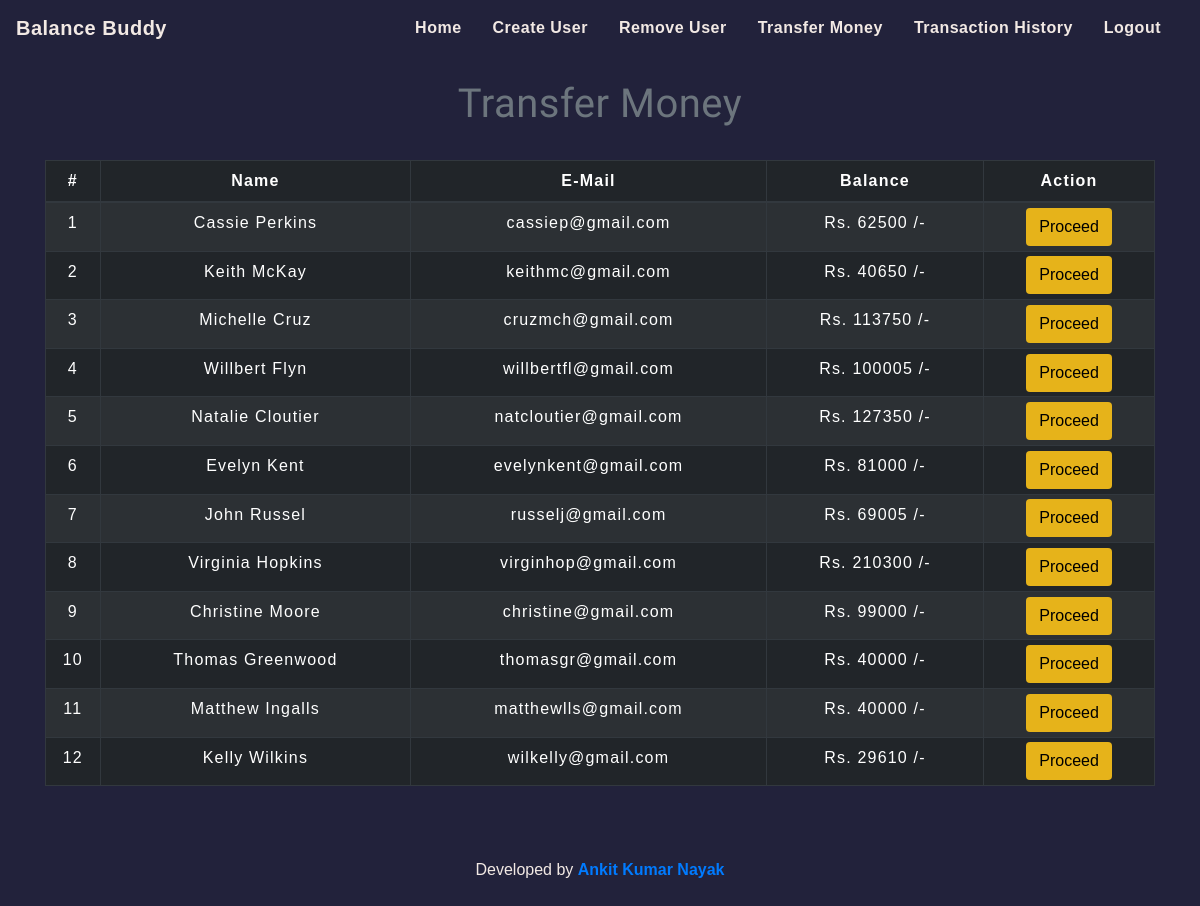
Before: /transfermoney.php with the older database file.
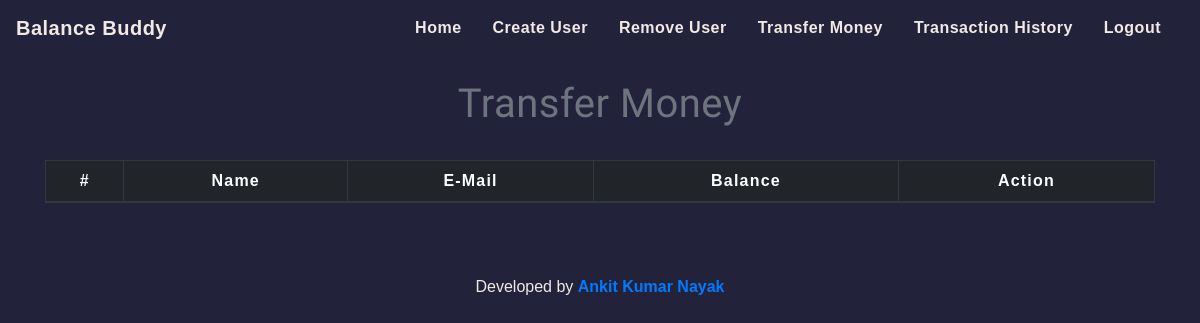
After: the same page with the newer database file.
### tables this page shows
CREATE TABLE `users` (
  `id` int(3) NOT NULL,
  `username` text NOT NULL,
  `email` varchar(30) NOT NULL,
  `password` varchar(155) NOT NULL,
  `pin` int(4) NOT NULL,
  `balance` int(8) DEFAULT 0
);

### transfermoney.php (the view, shortened to what this page needs)
<!DOCTYPE html>
<html lang="en">
<head>
    <link rel="stylesheet" href="https://maxcdn.bootstrapcdn.com/bootstrap/4.0.0/css/bootstrap.min.css"
>
    <link rel="stylesheet" type="text/css" href="css/table.css">
    <link rel="stylesheet" type="text/css" href="css/navbar.css">
</head>
<body>
    <?php
    include 'config.php';
    $sql = "SELECT * FROM users";
    $result = mysqli_query($conn, $sql);
    ?>
    <?php
    include 'navbar.php';
    ?>
    <div class="container">
        <h2 class="text-center pt-4" style="color : #6c757d;">Transfer Money</h2>
        <br>
        <div class="row">
            <div class="col">
                <div class="table-responsive-sm">
                    <table class="table table-hover table-sm table-striped table-condensed table-bordered table-dark"
                        style="border-color:white;">
                        <thead style="color : white;">
                            <tr>
                                <th scope="col" class="text-center py-2">#</th>
                                <th scope="col" class="text-center py-2">Name</th>
                                <th scope="col" class="text-center py-2">E-Mail</th>
                                <th scope="col" class="text-center py-2">Balance</th>
                                <th scope="col" class="text-center py-2">Action</th>
                            </tr>
                        </thead>
                        <tbody>
                            <?php
                            $cnt = 1;
                            while ($rows = mysqli_fetch_assoc($result)) {
                                ?>
                                <tr style="color : white;">
                                    <td class="py-2">
                                        <?php echo $cnt;
                                        ; ?>
                                    </td>
                                    <td class="py-2">
                                        <?php echo $rows['name'] ?>
                                    </td>
                                    <td class="py-2">
                                        <?php echo $rows['email'] ?>
                                    </td>
                                    <td class="py-2">Rs.
                                        <?php echo $rows['balance'] ?> /-
                                    </td>
                                    <td><a href="selecteduserdetail.php?id= <?php echo $rows['id']; ?>"> <button
                                                type="button" class="btn" style="background-color : #e6b31a;"
                                                style="border-radius:0%;">Proceed</button></a></td>
                                </tr>
                                <?php
                                $cnt = $cnt + 1;
                            }
                            ?>
                        </tbody>
                    </table>
                </div>
            </div>
        </div>
    </div>
    <footer class="text-center mt-5 py-2">
        <p style="color: #f2e9e4 ">Developed by <a href="#">
                <b>Ankit Kumar Nayak</b>
            </a>
        </p>
    </footer>
</body>
</html>

### navbar.php (shortened to what this page needs)
<nav class="navbar navbar-expand-md navbar-light">
  <a class="navbar-brand" href="home.php" style="color: #F2E9E4;">
    <b>Balance Buddy</b></a>
  <div class="collapse navbar-collapse" id="collapsibleNavbar">
    <ul class="navbar-nav ml-auto">
      <li class="nav-item">
        <a class="nav-link" href="home.php" style="color: #F2E9E4;"><b>Home</b></a>
      </li>
      <li class="nav-item">
        <a class="nav-link" href="createuser.php" style="color: #F2E9E4;"><b>Create User</b></a>
      </li>
      <li class="nav-item">
        <a class="nav-link" href="removeuser.php" style="color: #F2E9E4;"><b>Remove User</b></a>
      </li>
      <li class="nav-item">
        <a class="nav-link" href="transfermoney.php" style="color: #F2E9E4;"><b>Transfer Money</b></a>
      </li>
      <li class="nav-item">
        <a class="nav-link" href="transactionhistory.php" style="color: #F2E9E4;"><b>Transaction History</b></a>
      </li>
      <li class="nav-item">
        <a class="nav-link" href="index.php" style="color: #F2E9E4;"><b>Logout</b></a>
      </li>
  </div>
</nav>

### css/table.css (style rules this page uses)
* { padding: 0; margin: 0; box-sizing: border-box; font-family: sans-serif; }
h2 { font-size: 40px; }
table { letter-spacing: 1.2px; }
td { text-align: center; }
button { border:none; background: #d9d9d9; transition: 1s; }

### css/navbar.css (style rules this page uses)
.nav-link { margin-right: 15px; color:#2F363F; letter-spacing: 0.5px; transition: 0.5s; }
.navbar-brand { color: #4C4B4B; letter-spacing: 0.5px; }
h2 { color: #4C4B4B; letter-spacing: 0.5px; font-family: raleway; }

### transfermoney.php (style rules this page uses)
body { background-color: #22223B; }
button { transition: 1.5s; }

Changed rows visible on the page:
removed users: name "Cassie Perkins", email "cassiep@gmail.com", balance "62500"
removed users: name "Keith McKay", email "keithmc@gmail.com", balance "40650"
removed users: name "Michelle Cruz", email "cruzmch@gmail.com", balance "113750"
removed users: name "Willbert Flyn", email "willbertfl@gmail.com", balance "100005"
removed users: name "Natalie Cloutier", email "natcloutier@gmail.com", balance "127350"
removed users: name "Evelyn Kent", email "evelynkent@gmail.com", balance "81000"
removed users: name "John Russel", email "russelj@gmail.com", balance "69005"
removed users: name "Virginia Hopkins", email "virginhop@gmail.com", balance "210300"
removed users: name "Christine Moore", email "christine@gmail.com", balance "99000"
removed users: name "Thomas Greenwood", email "thomasgr@gmail.com", balance "40000"
removed users: name "Matthew Ingalls", email "matthewlls@gmail.com", balance "40000"
removed users: name "Kelly Wilkins", email "wilkelly@gmail.com", balance "29610"
